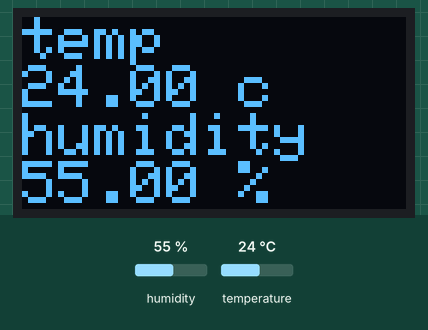
This sketch was run on a simulated ESP8266 (NodeMCU). On the bench: 128×64 one-colour display. The inputs (shaded band) are chosen by the test bench; at power-on: humidity 55 %, temperature 24 °C.

Above: at 3.4 s.
3.5 s: humidity set to 22 %
At 5.4 s:
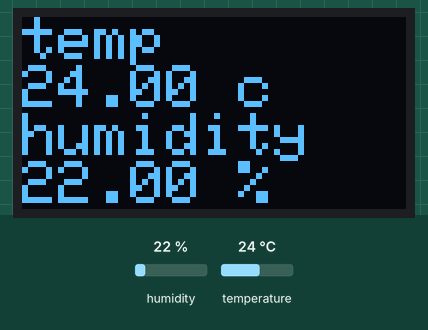
6.4 s: temperature set to 12 °C
At 8.0 s:
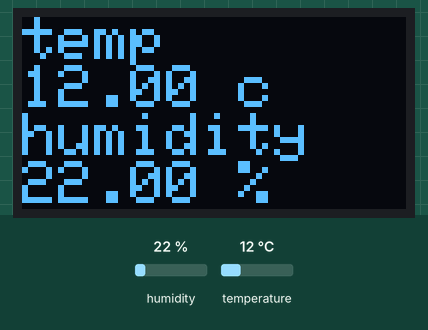
9.3 s: humidity set to 40 %
At 11.9 s:
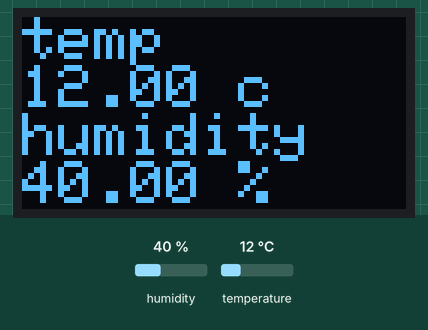
12.7 s: temperature set to 19 °C
At 14.4 s:
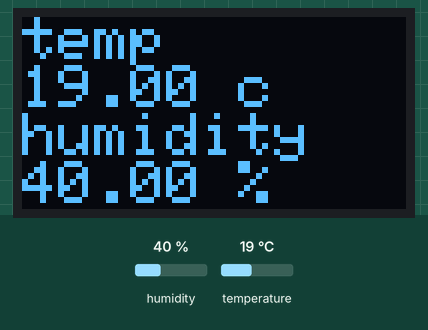
Timing chart, 0 to 15.9 s (numbered marks = the images above; inputs shaded):
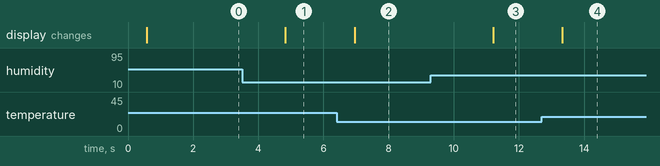

The sketch:

D1_OLED_DHT11.ino
```cpp
#include <Adafruit_GFX.h>
#include <Adafruit_SSD1306.h>
#include "DHT.h"
#include <SPI.h>
#include <Wire.h>

#define DHTPIN D4
#define DHTTYPE DHT11
DHT dht(DHTPIN, DHTTYPE);
#define OLED_Address 0x3C

//DHT S Pin = D4
//OLED sck D1, sda D2

Adafruit_SSD1306 oled(1);

void setup() {
  Serial.begin(9600);
  dht.begin();
  oled.begin(SSD1306_SWITCHCAPVCC, OLED_Address);
}

void loop() {
  delay(500);
  oled.clearDisplay();
  oled.setTextColor(WHITE);
  oled.setTextSize(2);
  oled.setCursor(0, 0);
  // Reading temperature or humidity takes about 250 milliseconds!
  // Sensor readings may also be up to 2 seconds 'old' (its a very slow sensor)
  float h = dht.readHumidity();
  float t = dht.readTemperature();
  float f = dht.readTemperature(true);
  // Check if any reads failed and exit early (to try again).
  if (isnan(h) || isnan(t) || isnan(f))
  {
    Serial.println("Failed to read from DHT sensor!");
    return;
  }
  //temp in c
  oled.println("temp");
  oled.print(t);
  oled.println(" c");
  oled.println("humidity");
  oled.print(h);
  oled.println(" %");
  oled.display();
}
```

Measured:
- after the input at 3.5 s, the display: changes after 1.3 s (image 1)
- after the input at 6.4 s, the display: changes after 0.56 s (image 2)
- after the input at 9.3 s, the display: changes after 1.9 s (image 3)
- after the input at 12.7 s, the display: changes after 0.63 s (image 4)
